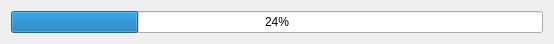
<?xml version="1.0" encoding="UTF-8"?>
<ui version="4.0">
 <class>Widget</class>
 <widget class="QWidget" name="Widget">
  <property name="geometry">
   <rect>
    <x>0</x>
    <y>0</y>
    <width>554</width>
    <height>39</height>
   </rect>
  </property>
  <property name="windowTitle">
   <string>Widget</string>
  </property>
  <layout class="QVBoxLayout" name="verticalLayout">
   <item>
    <widget class="QProgressBar" name="progressBar">
     <property name="value">
      <number>24</number>
     </property>
    </widget>
   </item>
  </layout>
 </widget>
 <layoutdefault spacing="6" margin="11"/>
 <resources/>
 <connections/>
</ui>
